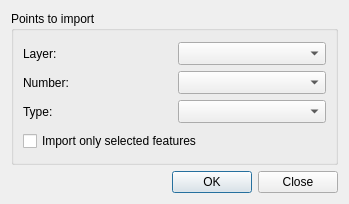
<?xml version="1.0" encoding="UTF-8"?>
<ui version="4.0">
 <class>CopyTspData</class>
 <widget class="QDialog" name="CopyTspData">
  <property name="geometry">
   <rect>
    <x>0</x>
    <y>0</y>
    <width>349</width>
    <height>204</height>
   </rect>
  </property>
  <property name="windowTitle">
   <string>Import TSP</string>
  </property>
  <layout class="QGridLayout" name="gridLayout_3">
   <item row="0" column="0">
    <widget class="QGroupBox" name="groupBox">
     <property name="title">
      <string>Points to import </string>
     </property>
     <layout class="QGridLayout" name="gridLayout_2">
      <item row="0" column="0">
       <layout class="QGridLayout" name="gridLayout">
        <item row="0" column="1">
         <widget class="QComboBox" name="cBLayer">
          <property name="minimumSize">
           <size>
            <width>0</width>
            <height>23</height>
           </size>
          </property>
         </widget>
        </item>
        <item row="0" column="0">
         <widget class="QLabel" name="label">
          <property name="text">
           <string>Layer: </string>
          </property>
         </widget>
        </item>
        <item row="1" column="0">
         <widget class="QLabel" name="label_2">
          <property name="text">
           <string>Number: </string>
          </property>
         </widget>
        </item>
        <item row="2" column="0">
         <widget class="QLabel" name="label_3">
          <property name="text">
           <string>Type: </string>
          </property>
         </widget>
        </item>
        <item row="1" column="1">
         <widget class="QComboBox" name="cBNumber">
          <property name="minimumSize">
           <size>
            <width>0</width>
            <height>23</height>
           </size>
          </property>
         </widget>
        </item>
        <item row="2" column="1">
         <widget class="QComboBox" name="cBType">
          <property name="minimumSize">
           <size>
            <width>0</width>
            <height>23</height>
           </size>
          </property>
         </widget>
        </item>
       </layout>
      </item>
      <item row="1" column="0">
       <widget class="QCheckBox" name="cBoxSelected">
        <property name="text">
         <string>Import only selected features</string>
        </property>
       </widget>
      </item>
     </layout>
    </widget>
   </item>
   <item row="1" column="0">
    <widget class="QDialogButtonBox" name="buttonBox">
     <property name="orientation">
      <enum>Qt::Horizontal</enum>
     </property>
     <property name="standardButtons">
      <set>QDialogButtonBox::Close|QDialogButtonBox::Ok</set>
     </property>
    </widget>
   </item>
  </layout>
 </widget>
 <resources/>
 <connections>
  <connection>
   <sender>buttonBox</sender>
   <signal>accepted()</signal>
   <receiver>CopyTspData</receiver>
   <slot>accept()</slot>
   <hints>
    <hint type="sourcelabel">
     <x>248</x>
     <y>254</y>
    </hint>
    <hint type="destinationlabel">
     <x>157</x>
     <y>274</y>
    </hint>
   </hints>
  </connection>
  <connection>
   <sender>buttonBox</sender>
   <signal>rejected()</signal>
   <receiver>CopyTspData</receiver>
   <slot>reject()</slot>
   <hints>
    <hint type="sourcelabel">
     <x>316</x>
     <y>260</y>
    </hint>
    <hint type="destinationlabel">
     <x>286</x>
     <y>274</y>
    </hint>
   </hints>
  </connection>
 </connections>
</ui>
